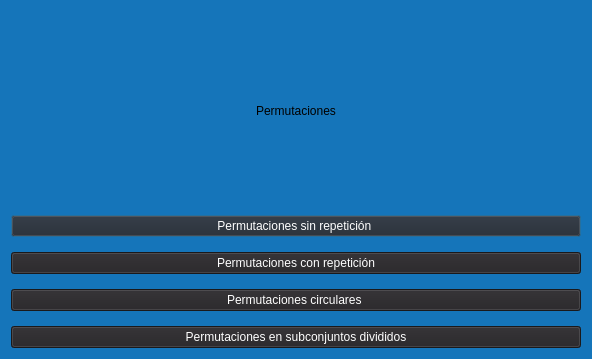
<?xml version="1.0" encoding="UTF-8"?>
<ui version="4.0">
 <class>PermutacionOperaciones</class>
 <widget class="QDialog" name="PermutacionOperaciones">
  <property name="geometry">
   <rect>
    <x>0</x>
    <y>0</y>
    <width>592</width>
    <height>359</height>
   </rect>
  </property>
  <property name="palette">
   <palette>
    <active/>
    <inactive/>
    <disabled/>
   </palette>
  </property>
  <property name="windowTitle">
   <string>Dialog</string>
  </property>
  <property name="styleSheet">
   <string notr="true">background-color: rgb(21, 117, 186);</string>
  </property>
  <layout class="QGridLayout" name="gridLayout_2">
   <property name="verticalSpacing">
    <number>4</number>
   </property>
   <item row="0" column="1">
    <widget class="QLabel" name="label">
     <property name="styleSheet">
      <string notr="true">font: 900 25pt &quot;Segoe UI Black&quot;;</string>
     </property>
     <property name="text">
      <string>Permutaciones</string>
     </property>
     <property name="textFormat">
      <enum>Qt::AutoText</enum>
     </property>
     <property name="alignment">
      <set>Qt::AlignCenter</set>
     </property>
    </widget>
   </item>
   <item row="1" column="1">
    <layout class="QVBoxLayout" name="verticalLayout">
     <property name="spacing">
      <number>15</number>
     </property>
     <item>
      <widget class="QPushButton" name="pushButton">
       <property name="autoFillBackground">
        <bool>false</bool>
       </property>
       <property name="styleSheet">
        <string notr="true">background-color: rgb(37, 35, 38);
color: rgb(255, 255, 255);
font: 350 9pt &quot;Segoe UI Variable Text Semiligh&quot;;</string>
       </property>
       <property name="text">
        <string>Permutaciones sin repetición </string>
       </property>
       <property name="autoRepeat">
        <bool>false</bool>
       </property>
       <property name="autoExclusive">
        <bool>false</bool>
       </property>
      </widget>
     </item>
     <item>
      <widget class="QPushButton" name="pushButton_4">
       <property name="autoFillBackground">
        <bool>false</bool>
       </property>
       <property name="styleSheet">
        <string notr="true">background-color: rgb(37, 35, 38);
color: rgb(255, 255, 255);
font: 350 9pt &quot;Segoe UI Variable Text Semiligh&quot;;</string>
       </property>
       <property name="text">
        <string>Permutaciones con repetición</string>
       </property>
       <property name="autoRepeat">
        <bool>false</bool>
       </property>
       <property name="autoExclusive">
        <bool>false</bool>
       </property>
      </widget>
     </item>
     <item>
      <widget class="QPushButton" name="pushButton_3">
       <property name="autoFillBackground">
        <bool>false</bool>
       </property>
       <property name="styleSheet">
        <string notr="true">background-color: rgb(37, 35, 38);
color: rgb(255, 255, 255);
font: 350 9pt &quot;Segoe UI Variable Text Semiligh&quot;;</string>
       </property>
       <property name="text">
        <string>Permutaciones circulares </string>
       </property>
       <property name="autoRepeat">
        <bool>false</bool>
       </property>
       <property name="autoExclusive">
        <bool>false</bool>
       </property>
      </widget>
     </item>
     <item>
      <widget class="QPushButton" name="pushButton_2">
       <property name="autoFillBackground">
        <bool>false</bool>
       </property>
       <property name="styleSheet">
        <string notr="true">background-color: rgb(37, 35, 38);
color: rgb(255, 255, 255);
font: 350 9pt &quot;Segoe UI Variable Text Semiligh&quot;;</string>
       </property>
       <property name="text">
        <string>Permutaciones en subconjuntos divididos</string>
       </property>
       <property name="autoRepeat">
        <bool>false</bool>
       </property>
       <property name="autoExclusive">
        <bool>false</bool>
       </property>
      </widget>
     </item>
    </layout>
   </item>
  </layout>
 </widget>
 <resources/>
 <connections/>
</ui>
